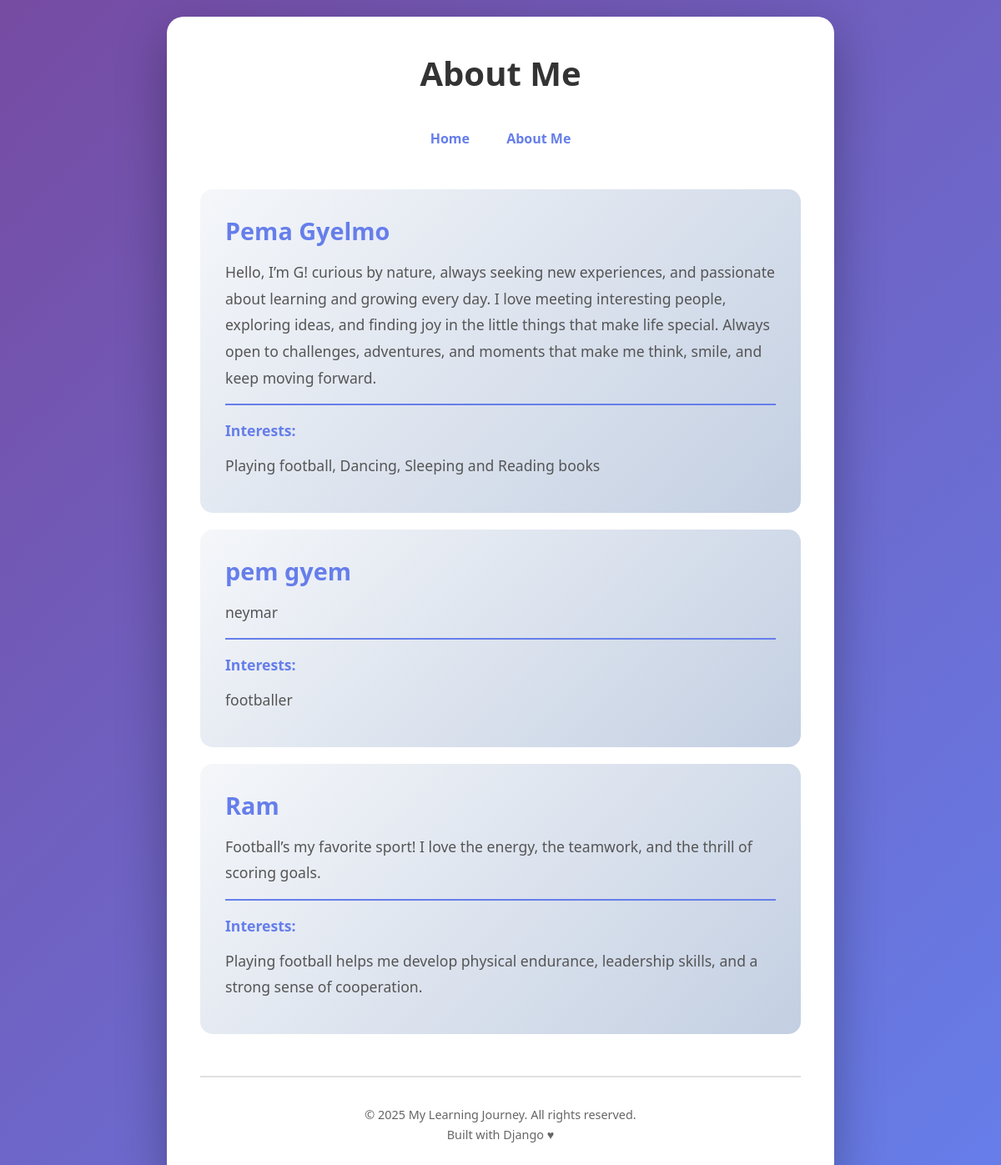
Page /about/ on the earlier database version.
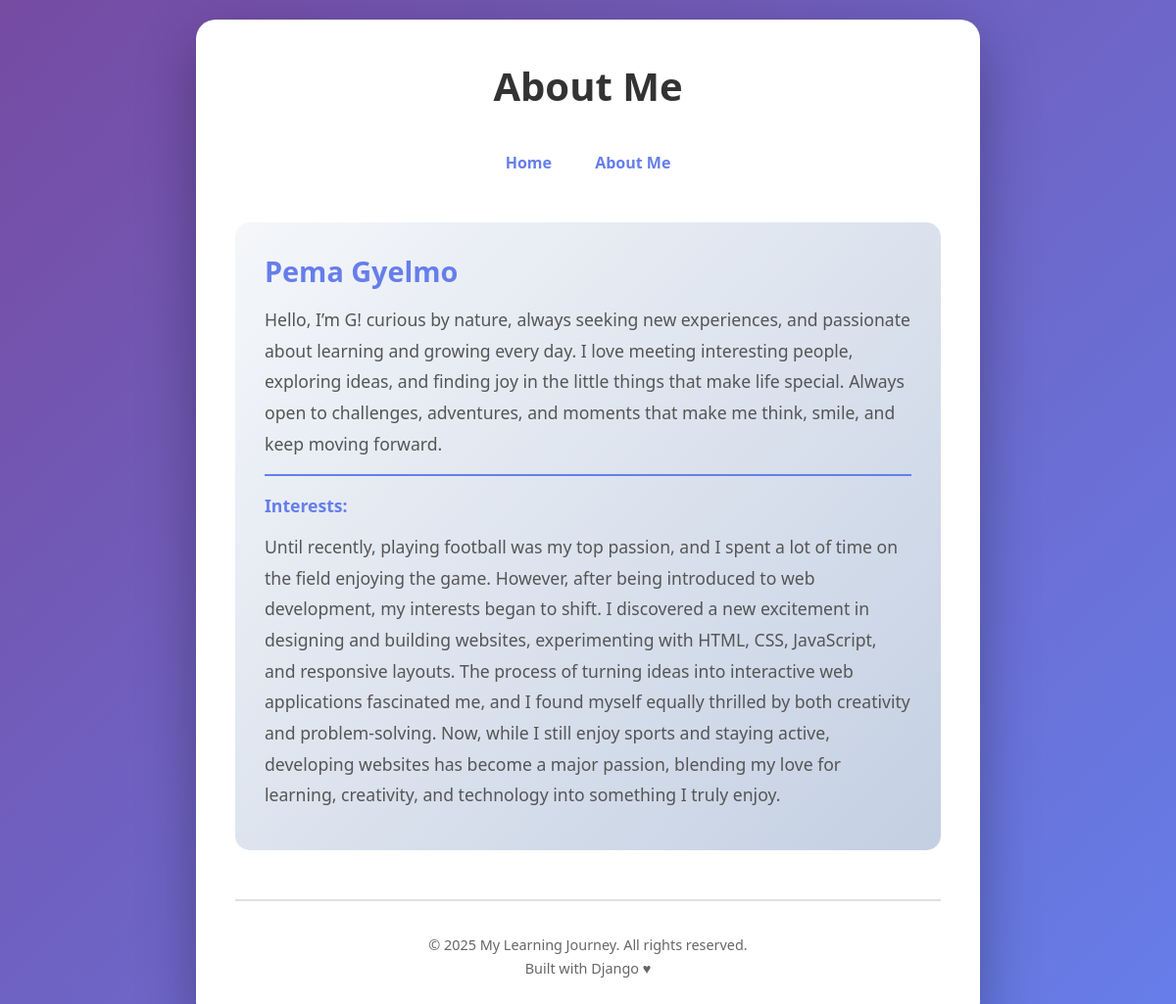
Same page on the later database version.
### pgJourney/models.py (models this page shows, shortened)
class AboutMe(models.Model):
    name = models.CharField(max_length=100)
    description = models.TextField()
    interests = models.TextField()

### pgJourney/views.py (the view)
# urls.py: path('about/', views.aboutMe, name='about'),
def aboutMe(request):
    about_entries = AboutMe.objects.all()  # Show all AboutMe entries
    return render(request, 'pgJourney/about.html', {'about_entries': about_entries})

### pgJourney/templates/pgJourney/about.html (shortened to what this page needs)
{% load static %}
<!DOCTYPE html>
<html lang="en">
<head>
</head>
<body>
    <div class="container">
        <h1>About Me</h1>
        <div class="nav">
            <a href="/">Home</a>
            <a href="/about/">About Me</a>
        </div>
        {% if about_entries %}
            {% for about in about_entries %}
            <div class="profile">
                <h2>{{ about.name }}</h2>
                <p>{{ about.description }}</p>
                <div class="interests">
                    <p>Interests:</p>
                    <p style="font-weight: normal; color: #555;">{{ about.interests }}</p>
                </div>
            </div>
            {% endfor %}
        {% else %}
        <div class="empty">
            <p>No profile information available yet.</p>
        </div>
        {% endif %}
        <footer>
            <p>&copy; 2025 My Learning Journey. All rights reserved.</p>
            <p>Built with Django &hearts;</p>
        </footer>
    </div>
</body>
</html>

Differences in the rows shown:
removed AboutMe: name "pem gyem", description "neymar", interests "footballer"
removed AboutMe: name "Ram", description "Football’s my favorite sport! I love the energy, the teamwork, and the thrill of scoring goals.", interests "Playing football helps me develop physical endurance, leadership skills, and a strong sense of cooperation."
changed AboutMe "Pema Gyelmo": interests "Playing football, Dancing, Sleeping and Reading books" → "Until recently, playing football was my top passion, and I spent a lot of time on the field enjoying the game. However, after being introduced to web development, my interests began to shift. I discovered a new excitement in designing and building websites, experimenting with HTML, CSS, JavaScript, and responsive layouts. The process of turning ideas into interactive web applications fascinated me, and I found myself equally thrilled by both creativity and problem-solving. Now, while I still enjoy sports and staying active, developing websites has become a major passion, blending my love for learning, creativity, and technology into something I truly enjoy."
